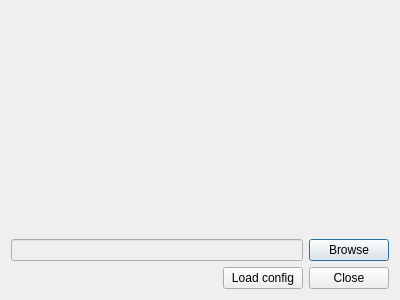
<?xml version="1.0" encoding="UTF-8"?>
<ui version="4.0">
 <class>FindCamera</class>
 <widget class="QDialog" name="FindCamera">
  <property name="geometry">
   <rect>
    <x>0</x>
    <y>0</y>
    <width>400</width>
    <height>300</height>
   </rect>
  </property>
  <property name="windowTitle">
   <string>Dialog</string>
  </property>
  <layout class="QVBoxLayout" name="verticalLayout">
   <item>
    <spacer name="verticalSpacer">
     <property name="orientation">
      <enum>Qt::Vertical</enum>
     </property>
     <property name="sizeHint" stdset="0">
      <size>
       <width>20</width>
       <height>40</height>
      </size>
     </property>
    </spacer>
   </item>
   <item>
    <layout class="QHBoxLayout" name="horizontalLayout">
     <item>
      <widget class="QLineEdit" name="pathLine">
       <property name="enabled">
        <bool>false</bool>
       </property>
      </widget>
     </item>
     <item>
      <widget class="QPushButton" name="browseButton">
       <property name="text">
        <string>Browse</string>
       </property>
      </widget>
     </item>
    </layout>
   </item>
   <item>
    <layout class="QHBoxLayout" name="horizontalLayout_2">
     <item>
      <widget class="QLabel" name="errorLabel">
       <property name="text">
        <string/>
       </property>
      </widget>
     </item>
     <item>
      <spacer name="horizontalSpacer">
       <property name="orientation">
        <enum>Qt::Horizontal</enum>
       </property>
       <property name="sizeHint" stdset="0">
        <size>
         <width>40</width>
         <height>20</height>
        </size>
       </property>
      </spacer>
     </item>
     <item>
      <widget class="QPushButton" name="loadConfigButton">
       <property name="text">
        <string>Load config</string>
       </property>
      </widget>
     </item>
     <item>
      <widget class="QPushButton" name="closeButton">
       <property name="text">
        <string>Close</string>
       </property>
      </widget>
     </item>
    </layout>
   </item>
  </layout>
 </widget>
 <resources/>
 <connections/>
</ui>
